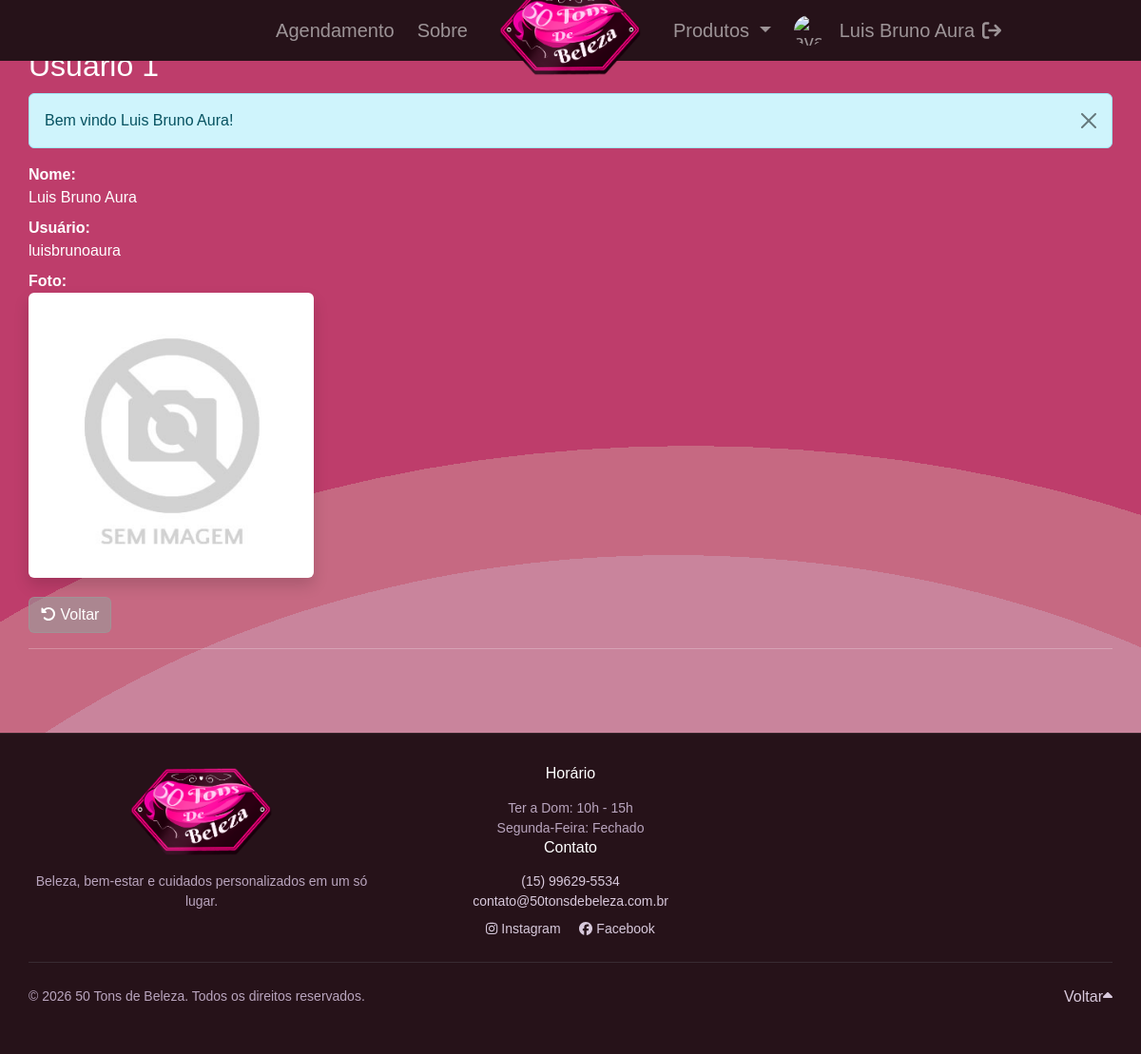
Screenshot of /usuarios/view.php?id=1 (signed in) with the database file from the repository.
### tables this page shows
CREATE TABLE usuarios(
    id int AUTO_INCREMENT not null PRIMARY KEY,
    nome varchar(50) not null,
    user varchar(50) not null,
    password varchar(100) not null,
    foto varchar(50),
    role varchar(20) DEFAULT 'user'
);

### inc/database.php (called while the page is built, shortened)
<?php
    global $pdo_connection;
    function open_database() {
        global $pdo_connection;
        try {
            if ($pdo_connection === null) {
                $dsn = "mysql:host=" . DB_HOST . ";dbname=" . DB_NAME . ";charset=utf8mb4";
                $pdo_connection = new PDO($dsn, DB_USER, DB_PASSWORD, [
                    PDO::ATTR_ERRMODE => PDO::ERRMODE_EXCEPTION,
                    PDO::ATTR_DEFAULT_FETCH_MODE => PDO::FETCH_ASSOC,
                    PDO::ATTR_EMULATE_PREPARES => false,
                ]);
            }
            return $pdo_connection;
        } catch (PDOException $e) {
            echo "Erro de conexão: " . $e->getMessage();
            return null;
        }
    }
  function find( $table = null, $id = null ) {
    $database = open_database();
    $found = null;
    try {
      if ($id) {
        $sql = "SELECT * FROM " . $table . " WHERE id = ?";
        $stmt = $database->prepare($sql);
        $stmt->execute([$id]);
        $found = $stmt->fetch();
      } else {
        $sql = "SELECT * FROM " . $table;
        $stmt = $database->prepare($sql);
        $stmt->execute();
        $found = $stmt->fetchAll();
      }
    } catch (PDOException $e) {
      $_SESSION['message'] = $e->getMessage();
      $_SESSION['type'] = 'danger';
    }
    return $found;
  }
?>

### usuarios/functions.php (called while the page is built, shortened)
<?php
    function view($id = null) {
        $usuario = find("usuarios", $id);
    }
?>

### usuarios/view.php (the view, shortened to what this page needs)
<?php
    include "functions.php";
    view($_GET['id']);
?>
<h2>Usuário <?php echo $usuario['id']; ?></h2>
<?php if (!empty($_SESSION['message'])) : ?>
    <div class="alert alert-<?php echo $_SESSION['type']; ?> alert-dismissible" role="alert" id="actions">
        <?php echo $_SESSION['message']; ?>
        <button type="button" class="btn-close" data-bs-dismiss="alert" aria-label="Close"></button>
    </div>
<?php endif; ?>
<dl class="dl-horizontal">
    <dt>Nome:</dt>
    <dd><?php echo $usuario['nome']; ?></dd>
    <dt>Usuário:</dt>
    <dd><?php echo $usuario['user']; ?></dd>
    <dt>Foto:</dt>
    <dd>
        <?php
            if (!empty($usuario['foto']) && file_exists("fotos/" . $usuario['foto'])) {
                echo "<img src='fotos/" . $usuario['foto'] . "' class='shadow p-1 mb-1 bg-body rounded' width='300px'>";
            } else {
                echo "<img src='fotos/semimagem.jpg' class='shadow p-1 mb-1 bg-body rounded' width='300px'>";
            }
        ?>
    </dd>
</dl>
<div id="actions" class="row mt-3">
    <div class="col-md-12">
        <a href="index.php" class="btn btn-light">
            <i class="fa-solid fa-rotate-left"></i> Voltar
        </a>
    </div>
</div>

### css/style.css (style rules this page uses)
body { font-family: "Gill Sans", "Gill Sans MT", Calibri, sans-serif; background-image: url('../img/fundo.jpg'); background-repeat: no-repeat; background-attachment: fixed; background-size: inherit; background-position: center; padding-top: 50px; padding-bottom: 0px; color: #ffffff; }
.btn-light { background-color: #810000; color: #ffffff; border-color: #ffffff }
.btn-light { color: #FFFFFF; background-color: #99999999; border-color: #99999999; }
header, #actions { margin-top: 10px; }

### rows the page displays
usuarios: id "1", nome "Luis Bruno Aura", user "luisbrunoaura"

### other values shown
$_SESSION['nome'] "Luis Bruno Aura"
$_SESSION['message'] "Bem vindo Luis Bruno Aura!"
